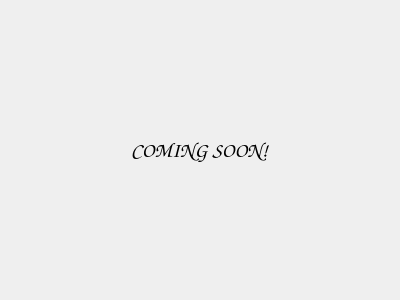
<?xml version="1.0" encoding="UTF-8"?>
<ui version="4.0">
 <class>SquareWidget</class>
 <widget class="QWidget" name="SquareWidget">
  <property name="geometry">
   <rect>
    <x>0</x>
    <y>0</y>
    <width>400</width>
    <height>300</height>
   </rect>
  </property>
  <property name="windowTitle">
   <string>Form</string>
  </property>
  <layout class="QHBoxLayout" name="horizontalLayout">
   <item>
    <widget class="QLabel" name="label">
     <property name="font">
      <font>
       <family>Comic Sans MS</family>
       <pointsize>16</pointsize>
      </font>
     </property>
     <property name="text">
      <string>                          COMING SOON!</string>
     </property>
    </widget>
   </item>
  </layout>
 </widget>
 <resources/>
 <connections/>
</ui>
